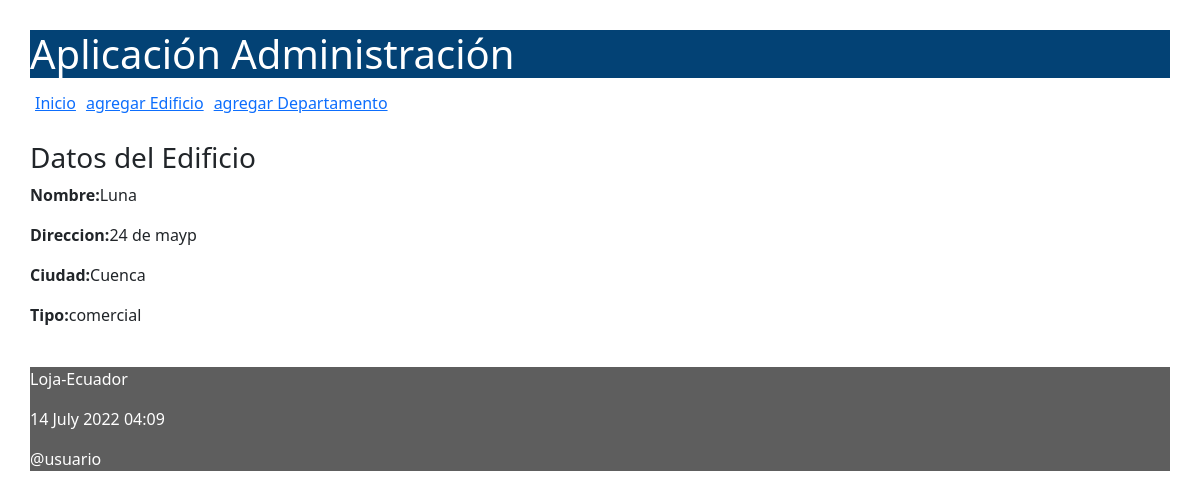
The page /ver/edificio/1 on the database its author committed.
### residencias/models.py (models this page shows, shortened)
class Edificio(models.Model):
    class Meta:
        verbose_name_plural = "Edificios"
    opciones_tipo = (
        ('recidencial', 'Edificio Recidencial'),
        ('comercial', 'Edificio Comercial'),
    )
    nombre = models.CharField(max_length=50)
    direccion = models.CharField(max_length=150)
    ciudad = models.CharField(max_length=30)
    tipo = models.CharField(max_length=50, choices=opciones_tipo)

### residencias/views.py (the view)
# urls.py: path('ver/edificio/<int:id>', views.verEdificio, name='verEdificio'),
def verEdificio(request, id):
    edificio = Edificio.objects.get(pk=id)
    informacion_template = {'edificio': edificio}
    return render(request, 'listarEdificio.html', informacion_template)

### residencias/templates/listarEdificio.html
{% extends "master.html" %}
{% block content %}
<h3>Datos del Edificio</h3>
<p><b>Nombre:</b>{{edificio.nombre}}</p>
<p><b>Direccion:</b>{{edificio.direccion}}</p>
<p><b>Ciudad:</b>{{edificio.ciudad}}</p>
<p><b>Tipo:</b>{{edificio.tipo}}</p>
<br/>
{% endblock %}

### residencias/static/css/estilos.css (style rules this page uses)
body { background: #FEFEFD; padding: 30px; }

### rows shown on the page
Edificio: nombre "Luna", direccion "24 de mayp", ciudad "Cuenca", tipo "comercial"
